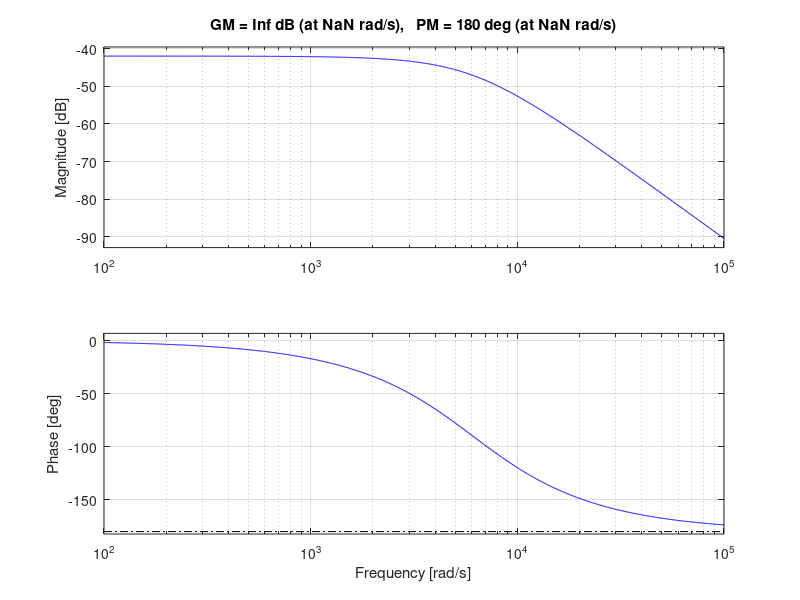

MATLAB code to generate this figure: (Note: this script raises an error after producing the figure.)
Rl=34;
Rin = 20337;
Ro=165;
L = 0.0181;
C= 1.5e-6;
H = tf([Ro],[L*C*Rin, L+(C*Rin*Rl)+(C*Rin*Ro), (Rin+Rl+Ro)]);
margin(H);
[p,z] = pzmap(H)
B = bandwidth(H)
